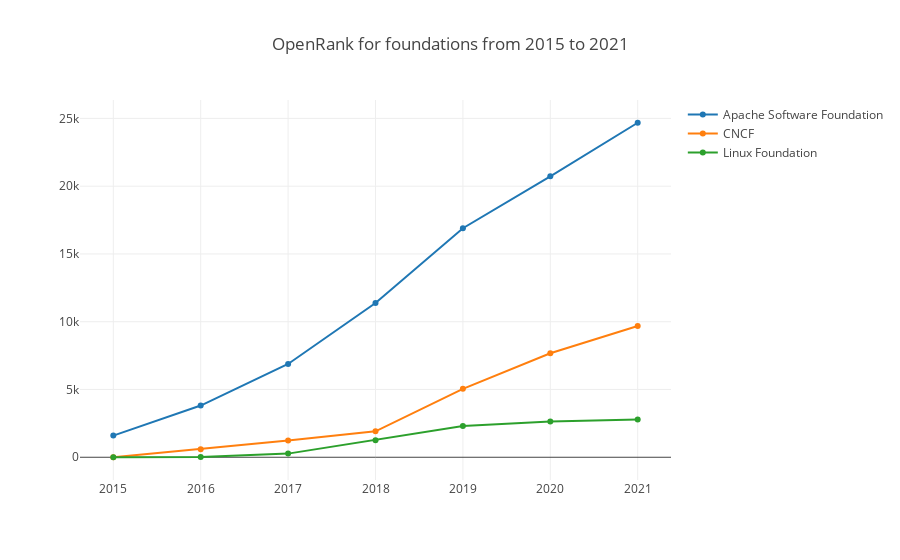

The code cell stored with this chart in its notebook:
### Markdown cell above
- getRepoOpenrank

This function will return repo OpenRank with the config param.

Here is an example of all Chinese projects under foundation group by Foundation and by year from 2015 to 2021.

### Code cell
var startYear = 2015, startMonth = 1, endYear = 2021, endMonth = 12, x = [];
for (let y = startYear; y <= endYear; y++) x.push(`${y}`);
openDigger.index.openrank.getRepoOpenrank({labelIntersect: ['Foundation', ':regions/China'], startYear, startMonth, endYear, endMonth, groupBy: 'Foundation', groupTimeRange: 'year', limit: 5}).then(data => {
    openDigger.render.plotly(data.map(row => {
        return { x, y: row.open_rank, mode: 'scatter', name: row.label };
    }), {title: `OpenRank for foundations from ${startYear} to ${endYear}`, xaxis: {type: 'category'}});
});

### Figure 1 — Plotly figure (JSON) as saved in the notebook; plotly's stock layout.template omitted (floating-point values rounded to 4 significant figures)
{"data": [{"mode": "scatter", "name": "Apache Software Foundation", "x": ["2015", "2016", "2017", "2018", "2019", "2020", "2021"], "y": [1599.0, 3816.0, 6881.0, 11380.0, 16900.0, 20730.0, 24680.0]}, {"mode": "scatter", "name": "CNCF", "x": ["2015", "2016", "2017", "2018", "2019", "2020", "2021"], "y": [0, 594.2, 1235.0, 1910.0, 5048.0, 7675.0, 9684]}, {"mode": "scatter", "name": "Linux Foundation", "x": ["2015", "2016", "2017", "2018", "2019", "2020", "2021"], "y": [0, 13.52, 267.5, 1263.0, 2300.0, 2636.0, 2785.0]}], "layout": {"autosize": true, "title": {"text": "OpenRank for foundations from 2015 to 2021"}, "xaxis": {"autorange": true, "range": [-0.3753, 6.375], "type": "category"}, "yaxis": {"autorange": true, "range": [-2037.0, 26720.0], "type": "linear"}}}
